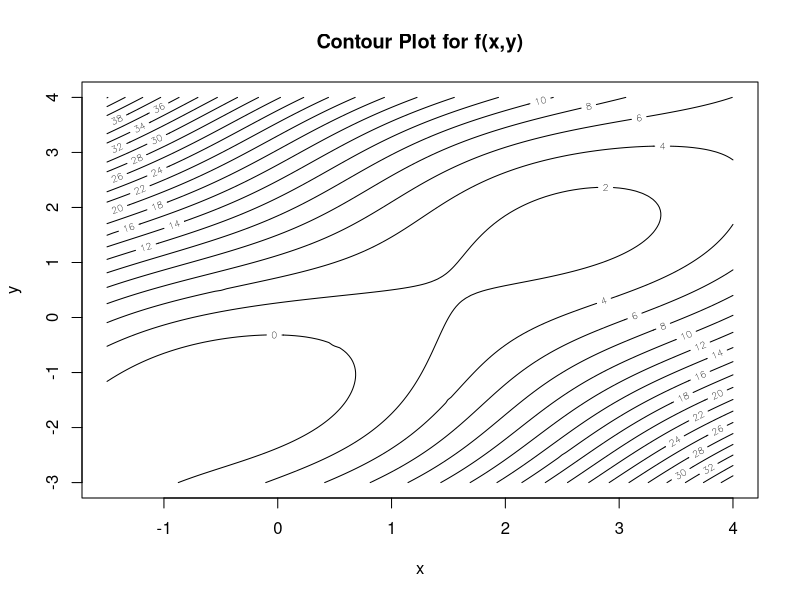
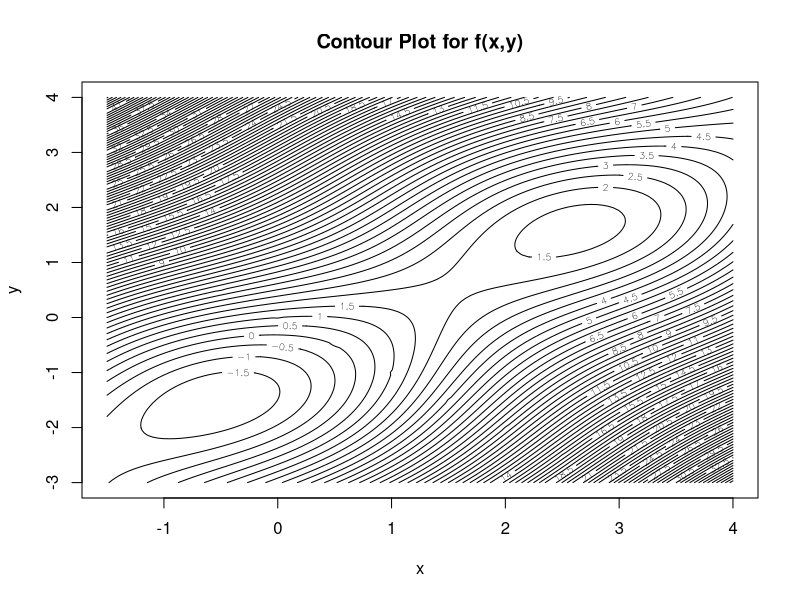
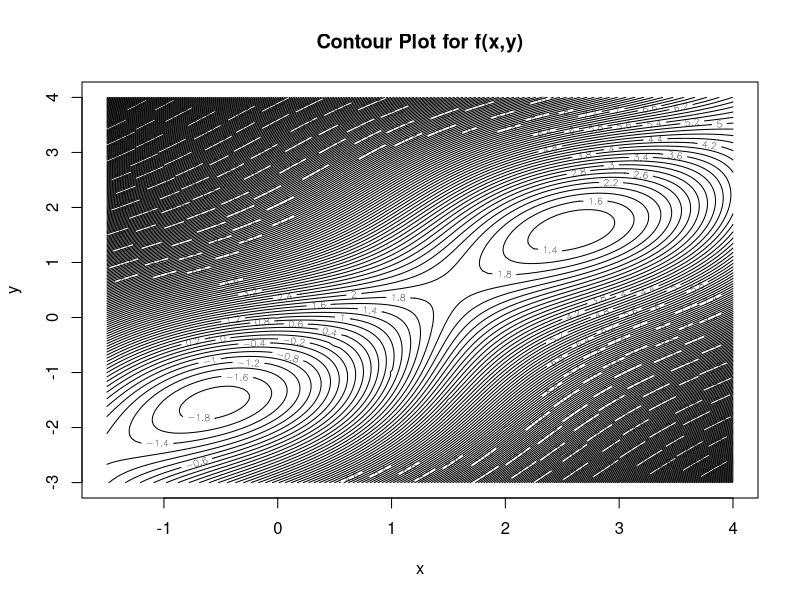
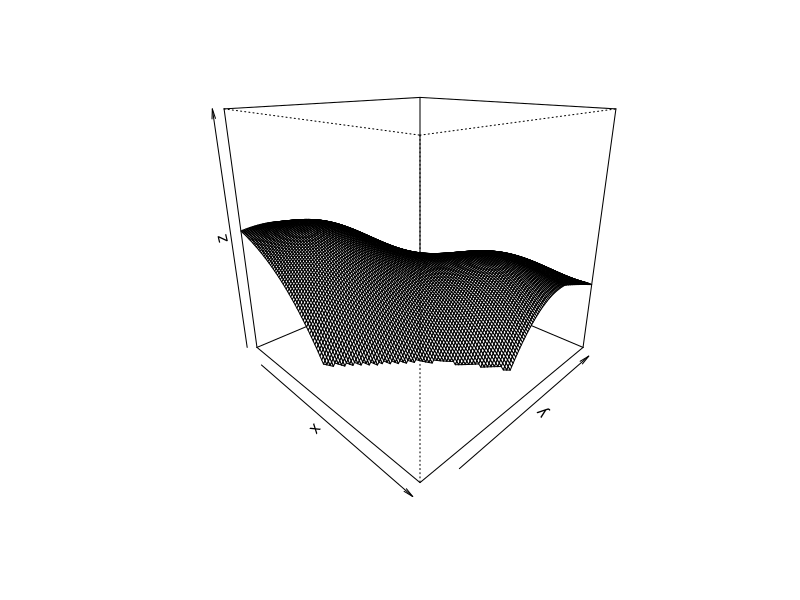

These figures' R source, in order: (Note: this script raises an error after producing the figures.)
f <- function(x, y) {
  return (sin(x+y) + (x-y)^2 - 1.5*x + 2.5*y + 1)
}

# a. contour plot

# using example code from lecture
x1grid <- -30:80/20
x2grid <- -60:80/20
dx1 <- length(x1grid)
dx2 <- length(x2grid)
dx <- dx1*dx2

fx <- matrix(rep(NA, dx), nrow=dx1)
for (i in 1:dx1)
  for (j in 1:dx2)
  {
    x <- x1grid[i]
    y <- x2grid[j]
    fx[i, j] <- f(x, y)
  }
mfx <- matrix(fx, nrow=dx1, ncol=dx2)


contour(x1grid, x2grid, mfx, nlevels=20, xlab="x", ylab="y", main="Contour Plot for f(x,y)")
contour(x1grid, x2grid, mfx, nlevels=100, xlab="x", ylab="y", main="Contour Plot for f(x,y)")
contour(x1grid, x2grid, mfx, nlevels=200, xlab="x", ylab="y", main="Contour Plot for f(x,y)")

# 3d plot, not asked for in task
# plot is mirrored to better see the maxima (minima in the original data)
mfxcut <- mfx/(mfx < 10)   # set values below -15 to -Inf to avoid them in the plot
persp(x1grid, x2grid, -mfxcut, xlab="x", ylab="y", zlab="z", theta=45, phi=20, zlim=c(-15, 15))

# b. Gradient + Hessian

# get gradient
deriv(expression(sin(x+y) + (x-y)^2 - 1.5*x + 2.5*y + 1), namevec = c("x", "y"))

grad_g <- function(x, y) {
  grad_x <- cos(x + y) + 2 * (x - y) - 1.5
  grad_y <- cos(x + y) - 2 * (x - y) + 2.5
  return(c(grad_x, grad_y))
}

hessian_g <- function(x, y) {
  h11 <- -sin(x+y) + 2
  h12 <- -sin(x+y)
  h21 <- -sin(x+y)
  h22 <- -sin(x+y) + 2
  return(matrix(c(h11, h12, h21, h22), nrow = 2, byrow = TRUE))
}

a <- c(-1,1)
a[1]
hessian_g(a[1], a[1])

# c. custom newton

newton <- function(x0,y0) {
  x_t <- c(x0, y0)
  
  it <- 0
  while(TRUE) {
    stopifnot(x_t[1] > -1.5 & x_t[1] < 4 &x_t[2] > -3 &x_t[2] < 4 )
    x_t1 <- x_t - solve(hessian_g(x_t[1],x_t[2])) %*% grad_g(x_t[1],x_t[2])
    
    # use absolute stopping criterion or a maximum number of iterations
    if (norm(x_t1 - x_t, type="2") < 0.005 | it >= 10000){
      break
    }
    
    x_t <- x_t1
    it <- it + 1
  }
  
  return(c(x_t, it))
}

newton(0,-1) # finds minimum with convergence in 7 iterations, 
# at the same point this is a global minimum if we look at the contour plot
p <- seq(1.4, 2, 0.1)
q <- seq(-0.5,1, 0.1)
for (i in p){
  for(j in q){
    m <- newton(i,j)
    if (m[3]<1000){
      print(m)
      cat("x:",i,"\n")
      cat("y:",j,"\n")
    }
  }
}
newton(1.6,0.6)
newton(2,-1) # does not find an optimum within 1000 iterations, diverges
newton(3,2) # finds minimum in 7 iterations, but only local
newton(1.5,0.5)
b <- newton(1,1)
b[3]
